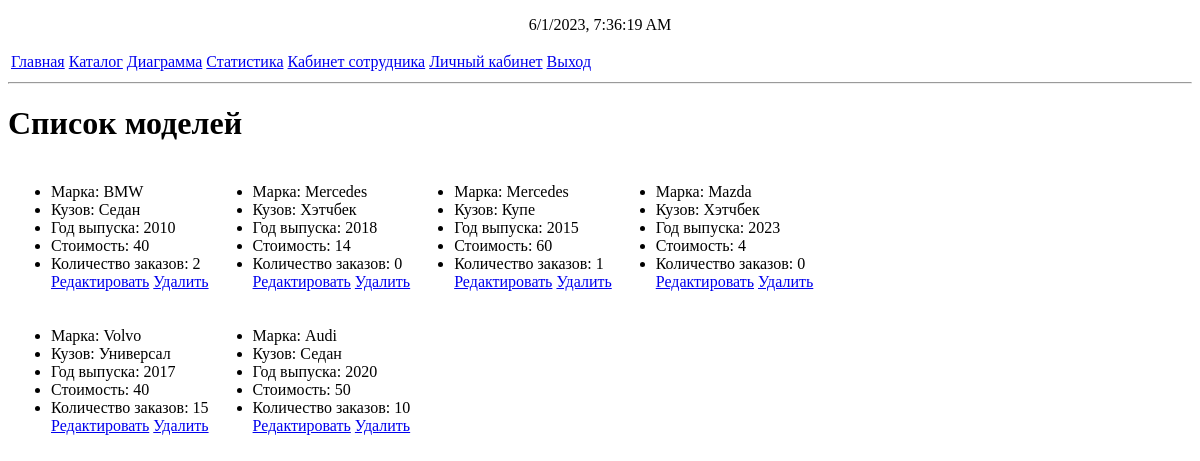
/modellist (signed in), run on an earlier commit of the app's database.
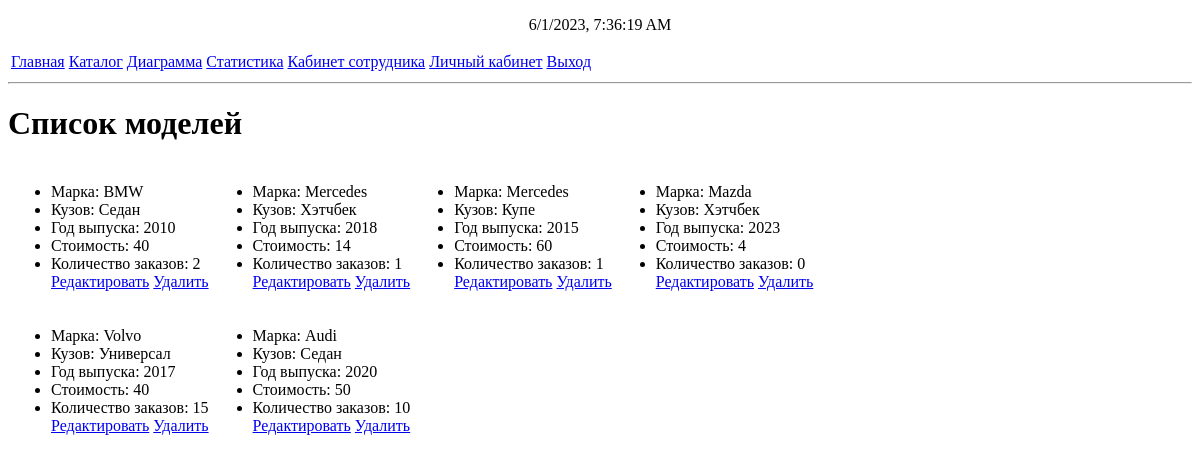
And on a later commit of the database.
### mainapp/models.py (models this page shows)
class CarModel(models.Model):
    SEDAN = "Седан"
    CROSS = "Кроссовер"
    COUPE = "Купе"
    STATION_WAGON = "Универсал"
    SPORT = "Спорт"
    HATCHBACK = "Хэтчбек"
    CONVERTIBLE = "Кабриолет"
    MINIVAN = "Минивэн"
    BODY_CHOICES = [
        (SEDAN, "Седан"),
        (CROSS, "Кроссовер"),
        (STATION_WAGON, "Универсал"),
        (SPORT, "Седан"),
        (HATCHBACK, "Хэтчбек"),
        (CONVERTIBLE, "Кабриолет"),
        (MINIVAN, "Минивэн"),
        (COUPE, "Купе"),
    ]
    BMW = "BMW"
    MERCEDES = "Mercedes"
    AUDI = "Audi"
    MAZDA = "Mazda"
    VOLVO = "Volvo"
    BRAND_CHOICES = [
        (BMW, 'BMW'),
        (MERCEDES, 'Mercedes'),
        (AUDI,"Audi"),
        (MAZDA, "Mazda"),
        (VOLVO, "Volvo")
    ]
    body = models.CharField(max_length=20, choices=BODY_CHOICES)
    price = models.BigIntegerField(default=40, null=True)
    car_price = models.BigIntegerField(default=10000, null=True)
    id = models.AutoField(primary_key=True)
    brand = models.CharField(max_length=20, choices=BRAND_CHOICES)
    year = models.IntegerField(validators=[MaxValueValidator(2023), MinValueValidator(2010)])
    usageCount = models.IntegerField(default=0)
    def __str__(self):
        return f"{self.brand} {self.body} {self.year}"

### mainapp/views.py (the view)
    def _(request):
        if not request.user.is_staff:
            return HttpResponseRedirect('main')
        return func(request)

### mainapp/views.py (called while the page is built)
def staffpage(func):
    def _(request):
        if not request.user.is_staff:
            return HttpResponseRedirect('main')
        return func(request)
    return _

@staffpage
def modellist(request:HttpRequest):
    if request.method == "GET":
        lst = []
        tmp_list = list()
        i = 0
        for carModel in CarModel.objects.all():
            print(carModel)
            if i % columnCount == 0 and i != 0:
                lst.append(tmp_list)
                tmp_list = list()
            tmp_list.append(carModel)
            i += 1
        if tmp_list:
            lst.append(tmp_list)
        print(lst)
        return render(request, "modellist.html", {"models": lst})

### mainapp/templates/modellist.html (shortened to what this page needs)
{% extends "base.html" %}
{% block content %}
<h1>Список моделей</h1>
<table>
    {%for modelsRaw in models%}
    <tr>
    {%for model in modelsRaw%}
    <td>
        <ul>
            <li>Марка: {{model.brand}}</li>
            <li>Кузов: {{model.body}}</li>
            <li>Год выпуска: {{model.year}}</li>
            <li>Стоимость: {{model.price}}</li>
            <li>Количество заказов: {{model.usageCount}}</li>
            <a href="editmodel?id={{model.id}}">Редактировать</a>
            <a href="delete?model=carmod&id={{model.id}}">Удалить</a>
        </ul>
    </td>
    {%endfor%}
    </tr>
    {%endfor%}
</table>
{% endblock content %}

What changed in the data, as far as the page shows it:
changed CarModel (number 2 of 6 on the later page): usageCount "0" → "1"
